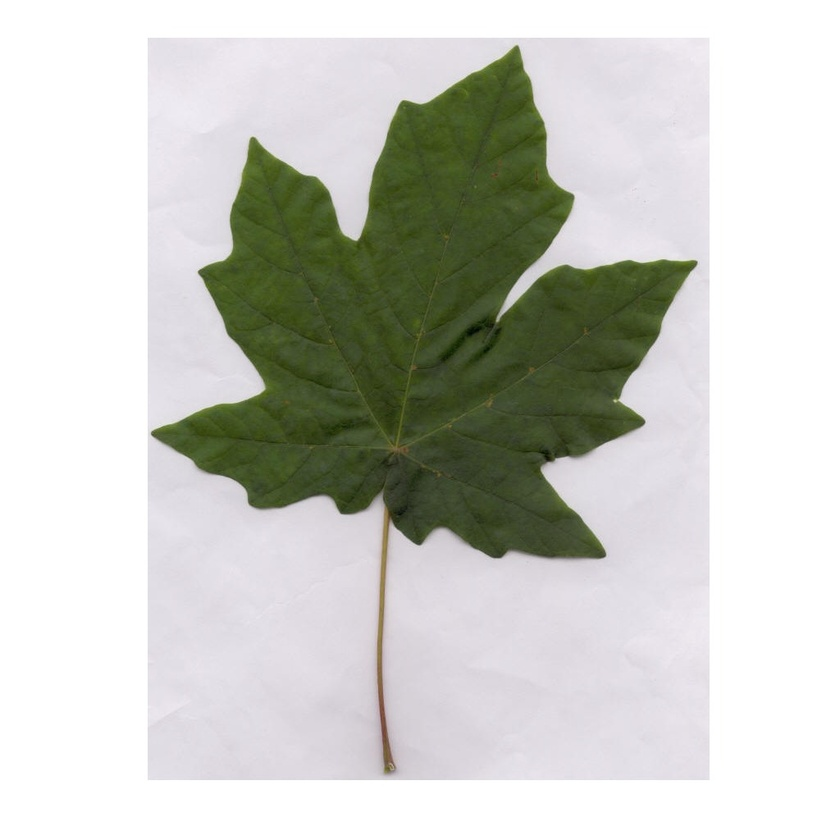
#> input picture images/macrophyllum/l04.jpg, 840 x 840 px, shrunk from 1024 x 1024 before the run
$ python esqueletizacao.py   (older library calls are emulated)
#> lines starting #> are read from the running program, lines starting #| are printed output that depends on the picture; after the words box and inside, x2 and y2 are one past the last pixel; in counts of white or black regions, pixels touching at a corner belong together
### src/function.py
import os

''' Retorna o caminho absoluto da imagem '''
def image_path(image_name = ''):
    return os.path.realpath(os.path.join(os.path.dirname(os.path.realpath(__file__)), '..', 'images', image_name))

''' Retorna o diretorio das imagens '''
def data_path():
    return os.path.realpath(os.path.join(os.path.dirname(os.path.realpath(__file__)), '..', 'data', 'folhas.csv'))

### src/esqueletizacao.py
# -*- coding: utf-8 -*-

from function import image_path
import skimage.filter
import skimage.morphology
import numpy as np
from skimage import io
import matplotlib.pyplot as plt


class Esqueletizacao(object):

    def __init__(self, image_name = 'macrophyllum/l04.jpg'):
        self.img_path = image_path(image_name)

    def __transform(self):
        img = io.imread(self.img_path, True)
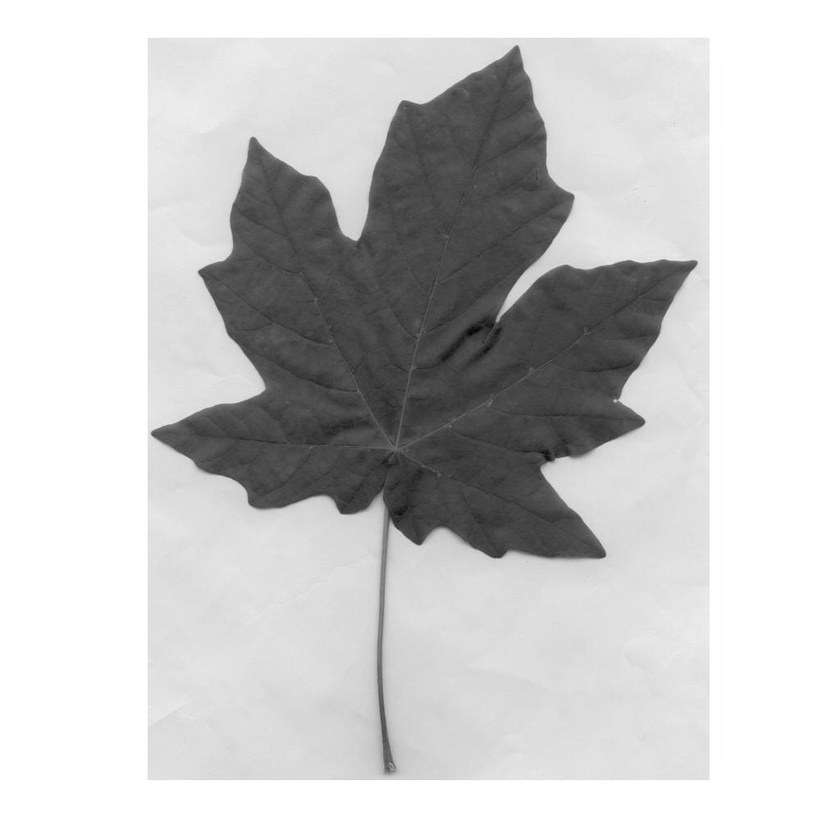
#> img: shape (840, 840) float64; min 0.0196, max 1, mean 0.798
        otsu = skimage.filter.threshold_otsu(img)
#> otsu = 0.611
        img = img < otsu # Threshold the image
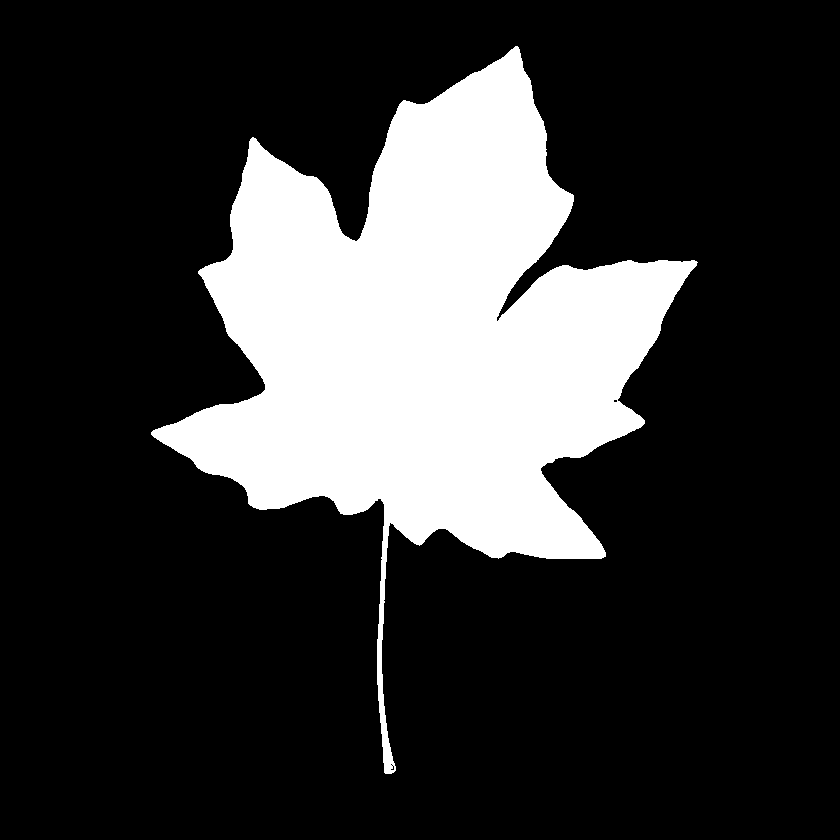
#> img: shape (840, 840) bool; 21.4% white; 1 white region, box (x1, y1, x2, y2) and area: (151, 46, 698, 774) 150798

        self.__img_medial_axis = skimage.morphology.medial_axis(img)

    def run(self):
        self.__transform()

        plt.annotate('Tamanho do array do contorno: ' + str(np.sum(self.__img_medial_axis)), xy=(10, 40), color='white')
        plt.imshow(self.__img_medial_axis, interpolation='nearest', cmap = 'gray')
        plt.show()
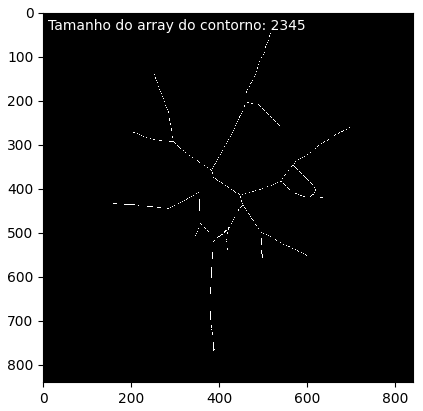
#> figure drawn by matplotlib, 1 panel


# Run Code
if __name__ == '__main__':
    Esqueletizacao().run()
